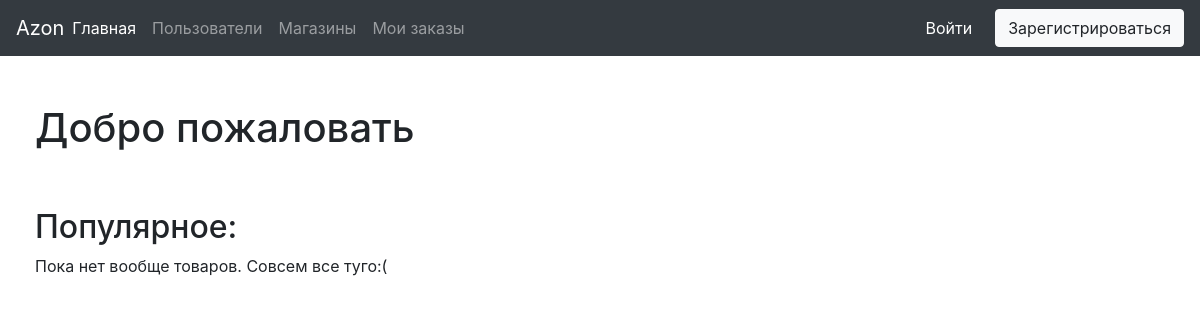
The app's page /, older data.
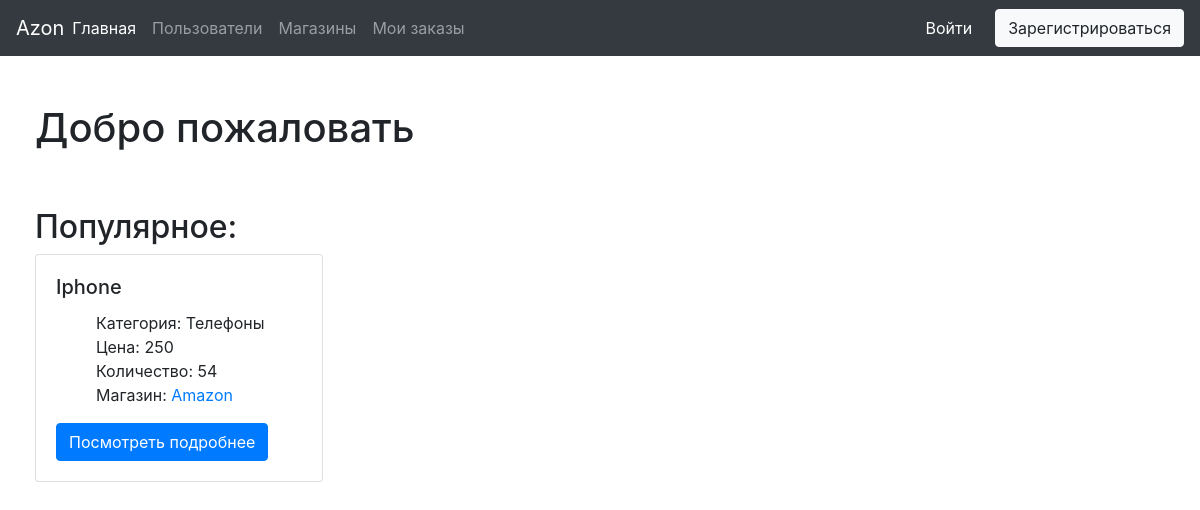
The same page, newer data.
### shops/models.py (models this page shows, shortened)
class Item(models.Model):
    title = models.CharField(max_length=512)
    description = models.TextField(blank=True, null=True, default=None)
    shop = models.ForeignKey(Shop, on_delete=models.CASCADE)
    category = models.CharField(max_length=256)
    price = models.PositiveIntegerField()
    quantity = models.PositiveIntegerField()

class Shop(models.Model):
    title = models.CharField(max_length=512, unique=True)
    description = models.TextField()
    founder = models.ForeignKey(User, on_delete=models.CASCADE)

### ecommerce/views.py (the view)
# urls.py: path('', main_page_view, name='main_page_url'),
def main_page_view(request):
    items = Item.objects.all()
    return render(request, 'ecommerce/main_page.html', context={'clicked_main': 'active', 'items': items})

### templates/ecommerce/main_page.html (shortened to what this page needs)
{% extends 'ecommerce/base.html' %}
{% block content%}
    <h1>Добро пожаловать {{ request.user.name }}</h1>
    <br>
    <br>
    <h2>Популярное: </h2>
    {% if not items %}
        Пока нет вообще товаров. Совсем все туго:(
    {% endif %}
    {% for item in items %}
        <div class="card" style="width: 18rem; display: inline-block; margin-right: 15px; margin-bottom: 15px;">
            <div class="card-body" >
                <h5 class="card-title">{{ item.title }}</h5>
                <ul class="item_card__description" style="text-decoration: none; display: block;">
                    <li class="item_description_item" style="display:block;">
                        Категория: {{ item.category }}
                    </li>
                    <li class="item_description_item" style="display:block;">
                        Цена: {{ item.price }}
                    </li>
                    <li class="item_description_item" style="display:block;">
                        Количество: {{ item.quantity }}
                    </li>
                    <li class="item_description_item" style="display:block;">
                        Магазин: <a href="{% url 'shop_detail_url' title=item.shop.title %}">{{ item.shop.title }}</a>
                    </li>
                </ul>
                <a href="{% url 'item_detail_url' title=item.title %}" class="btn btn-primary">Посмотреть подробнее</a>
            </div>
    {% endfor %}
{% endblock %}

Row changes from the older to the newer data that the page shows:
added Item: title "Iphone", category "Телефоны", price "250", quantity "54", shop "Amazon"
Text that changed along with them:
text no longer shown: "Пока нет вообще товаров. Совсем все туго:("
